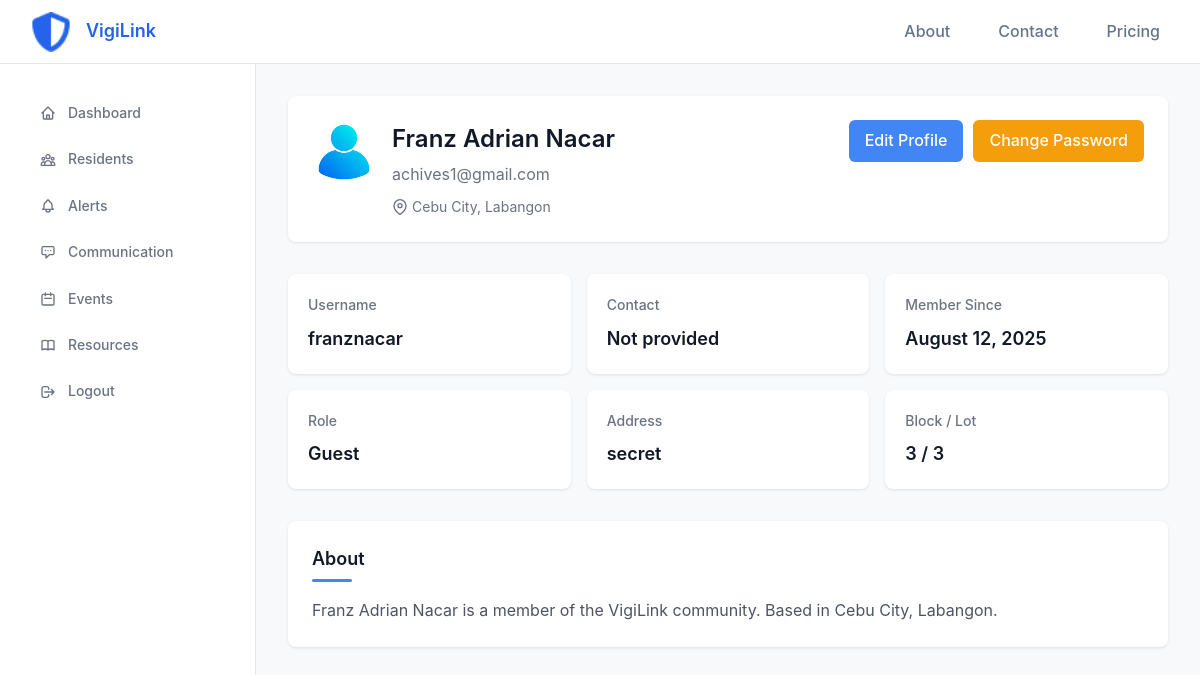
The page /user/profile/ (signed in) on the database as committed earlier.
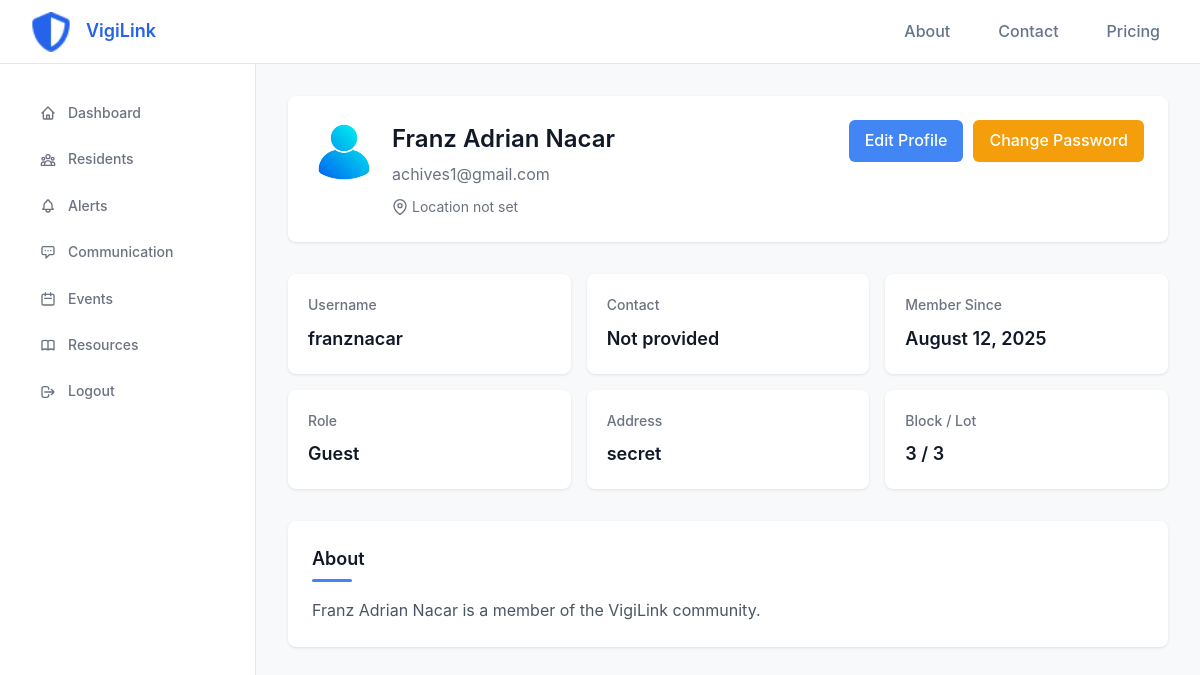
The same page on the database as committed later.
### accounts/models.py (models this page shows, shortened)
class User(AbstractUser):
    first_name = None
    last_name = None
    ROLE_CHOICES = (
        ('guest', 'Guest'),
        ('resident', 'Resident'),
        ('communityowner', 'Community Owner'),
        ('security', 'Security'),
        ('admin', 'Admin'),
    )
    full_name = models.CharField(max_length=300, blank=True)
    city = models.ForeignKey(City, on_delete=models.SET_NULL, null=True, blank=True)
    district = models.ForeignKey(District, on_delete=models.SET_NULL, null=True, blank=True)
    contact = models.CharField(max_length=50, blank=True)
    is_verified = models.BooleanField(default=False)
    verification_code = models.CharField(max_length=6, blank=True, null=True)
    verification_code_created = models.DateTimeField(null=True, blank=True)
    profile_picture = models.ImageField(upload_to='profile_pictures/', default='accounts/static/accounts/images/profile.png', blank=True, null=True)
    profile_picture_url = models.URLField(max_length=500, blank=True, null=True)  # For Dropbox URLs
    role = models.CharField(max_length=20, choices=ROLE_CHOICES, default='guest')
    address = models.TextField(blank=True)
    block = models.CharField(max_length=50, blank=True)
    lot = models.CharField(max_length=50, blank=True)
    about = models.TextField(blank=True, help_text='A short bio or description about yourself')
    objects = CustomUserManager()
    USERNAME_FIELD = 'username'
    REQUIRED_FIELDS = ['email', 'full_name']
    class Meta:
        verbose_name = _('user')
        verbose_name_plural = _('users')
    def __str__(self):
        return self.username

class City(models.Model):
    name = models.CharField(max_length=100)
    class Meta:
        verbose_name = _('city')
        verbose_name_plural = _('cities')

class District(models.Model):
    name = models.CharField(max_length=100)
    city = models.ForeignKey(City, on_delete=models.CASCADE, related_name='districts')
    class Meta:
        verbose_name = _('district')
        verbose_name_plural = _('districts')

### user_panel/views.py (the view)
# urls.py: path('profile/', views.view_profile, name='view_profile'),
@login_required
def view_profile(request, user_id=None):
    try:
        if user_id:
            profile_user = get_object_or_404(User, id=user_id)
        else:
            profile_user = request.user
        is_own_profile = profile_user.id == request.user.id
        context = {
            'user': profile_user,
            'is_own_profile': is_own_profile
        }
        return render(request, 'dashboard/view_profile.html', context)
    except Exception as e:
        logger.error(f"Error rendering profile view: {str(e)}")
        return HttpResponse(f"Error loading profile: {str(e)}")

### user_panel/templates/dashboard/view_profile.html (shortened to what this page needs)
{% extends 'dashboard/base.html' %}
{% load static %}
{% block extra_css %}
<link rel="stylesheet" href="{% static 'dashboard/css/view_profile.css' %}">
{% endblock %}
{% block content %}
            <div class="profile-header">
                <div class="profile-info">
                    {% if user.profile_picture_url %}
                        <div class="profile-avatar">
                            <img src="{{ user.profile_picture_url }}?{% now 'U' %}" alt="{{ user.full_name }}" class="avatar-img" onerror="this.src='/static/accounts/images/profile.png'">
                        </div>
                    {% elif user.profile_picture %}
                        <div class="profile-avatar">
                            <img src="{{ user.profile_picture.url }}?{% now 'U' %}" alt="{{ user.full_name }}" class="avatar-img" onerror="this.src='/static/accounts/images/profile.png'">
                        </div>
                    {% else %}
                        <div class="profile-avatar">
                            {{ user.username|slice:":2"|upper }}
                        </div>
                    {% endif %}
                    <div class="profile-details">
                        <h1>{{ user.full_name }}</h1>
                        <p class="profile-email">{{ user.email }}</p>
                        <div class="profile-location">
                            <svg width="16" height="16" viewBox="0 0 24 24" fill="none" stroke="currentColor" stroke-width="2">
                                <path d="M21 10c0 7-9 13-9 13s-9-6-9-13a9 9 0 0 1 18 0z"></path>
                                <circle cx="12" cy="10" r="3"></circle>
                            </svg>
                            {% if user.city %}{{ user.city.name }}{% if user.district %}, {{ user.district.name }}{% endif %}{% else %}Location not set{% endif %}
                        </div>
                    </div>
                </div>
                {% if is_own_profile %}
                <div class="edit-btn-container">
                    <a href="{% url 'user_panel:edit_profile' %}" class="edit-btn">Edit Profile</a>
                    <a href="{% url 'user_panel:change_password' %}" class="edit-btn" style="background-color: #f59e0b; margin-left: 10px;">Change Password</a>
                </div>
                {% endif %}
            </div>
            <div class="stats-grid">
                <div class="stat-item">
                    <h3>Username</h3>
                    <p>{{ user.username }}</p>
                </div>
                <div class="stat-item">
                    <h3>Contact</h3>
                    <p>{{ user.contact|default:"Not provided" }}</p>
                </div>
                <div class="stat-item">
                    <h3>Member Since</h3>
                    <p>{{ user.date_joined|date:"F j, Y" }}</p>
                </div>
                <div class="stat-item">
                    <h3>Role</h3>
                    <p>{{ user.get_role_display|default:"Resident" }}</p>
                </div>
                <div class="stat-item">
                    <h3>Address</h3>
                    <p>{{ user.address|default:"Not provided" }}</p>
                </div>
                <div class="stat-item">
                    <h3>Block / Lot</h3>
                    <p>{% if user.block or user.lot %}{{ user.block }} / {{ user.lot }}{% else %}Not provided{% endif %}</p>
                </div>
            </div>
            <section class="about-section">
                <h2 class="section-title">About</h2>
                <p class="about-text">
                    {% if user.about %}
                        {{ user.about }}
                    {% else %}
                        {{ user.full_name }} is a member of the VigiLink community.
                        {% if user.city %}
                        Based in {{ user.city.name }}{% if user.district %}, {{ user.district.name }}{% endif %}.
                        {% endif %}
                    {% endif %}
                </p>
            </section>
{% endblock %}

Rows that differ between the two databases and show on the page:
changed User "Franz Adrian Nacar": city.name "Cebu City" → (not shown); district.name "Labangon" → (not shown)
Other text that changed with them:
text no longer shown: ", Based in , ."
text now shown: "Location not set"
